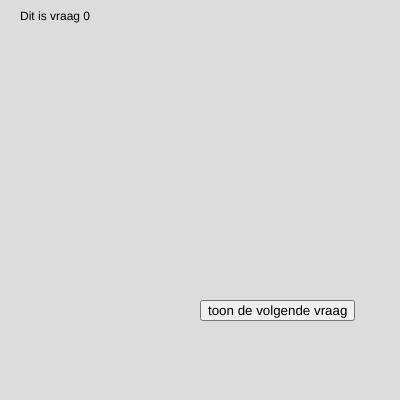
Frame 1 (no input)
Frame 60 (no input): identical to frame 1, image omitted
Frame 120 (the mouse pressed at the canvas centre since frame 60): identical to frame 1, image omitted

The p5.js sketch that drew this single still picture (run headless with seeded random() and noise() and a simulated clock; from frame 60 on, the mouse is pressed at the canvas centre):

// p5.js sketch
// ── sketch.js


let vragen_array = ["Dit is vraag 0"];
vragen_array.push("DIt is vraag 1.");
vragen_array.push("DIt is vraag 2.");
vragen_array.push("DIt is vraag 3.");
vragen_array.push("Hoeveel is 2 + 2");

let deze_vraag_is_nu_actief = 0;
let volgende_vraag; //knop
let vorige_vraag; //knop

console.log(vragen_array);


function setup() {
  createCanvas(400, 400);
  //
  volgende_vraag = createButton('toon de volgende vraag');
  volgende_vraag.position(200, 300);
  volgende_vraag.mousePressed(functie_volgende_vraag);
  //
  vorige_vraag = createButton('toon de vorige vraag');
  vorige_vraag.position(10, 300);
  vorige_vraag.mousePressed(functie_vorige_vraag);
}

function draw() {
  background(220);
  //controleer welke knoppen niet in beeld moeten komen
  if (deze_vraag_is_nu_actief==0)
  {
    vorige_vraag.hide();
  }
    if (deze_vraag_is_nu_actief==vragen_array.length-1)
  {
    volgende_vraag.hide();
  }
  text(vragen_array[deze_vraag_is_nu_actief],20,20);
}

function functie_volgende_vraag() {
  deze_vraag_is_nu_actief = deze_vraag_is_nu_actief + 1;
  //toon altijd de vorige knop als je op de volgende klikt
  vorige_vraag.show();
}

function functie_vorige_vraag() {
  deze_vraag_is_nu_actief = deze_vraag_is_nu_actief - 1;
  //toon altijd de vorige knop als je op de volgende klikt
  volgende_vraag.show();
}
